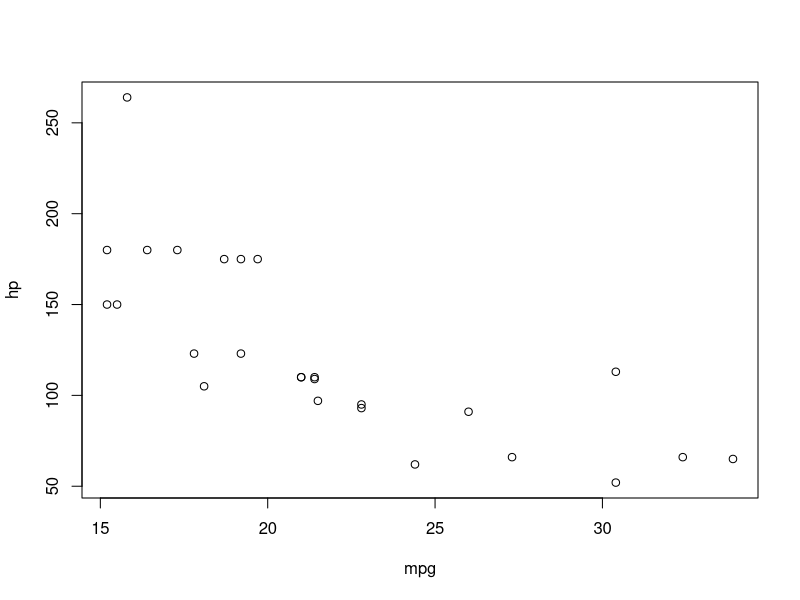

Generate this figure with R:
## ---- chunk 1
# remove polluters
clean_cars <- subset(mtcars, mpg > 15)
## ---- chunk 2
summary(clean_cars$mpg)
## ---- chunk 3
with(clean_cars, plot(mpg, hp))
